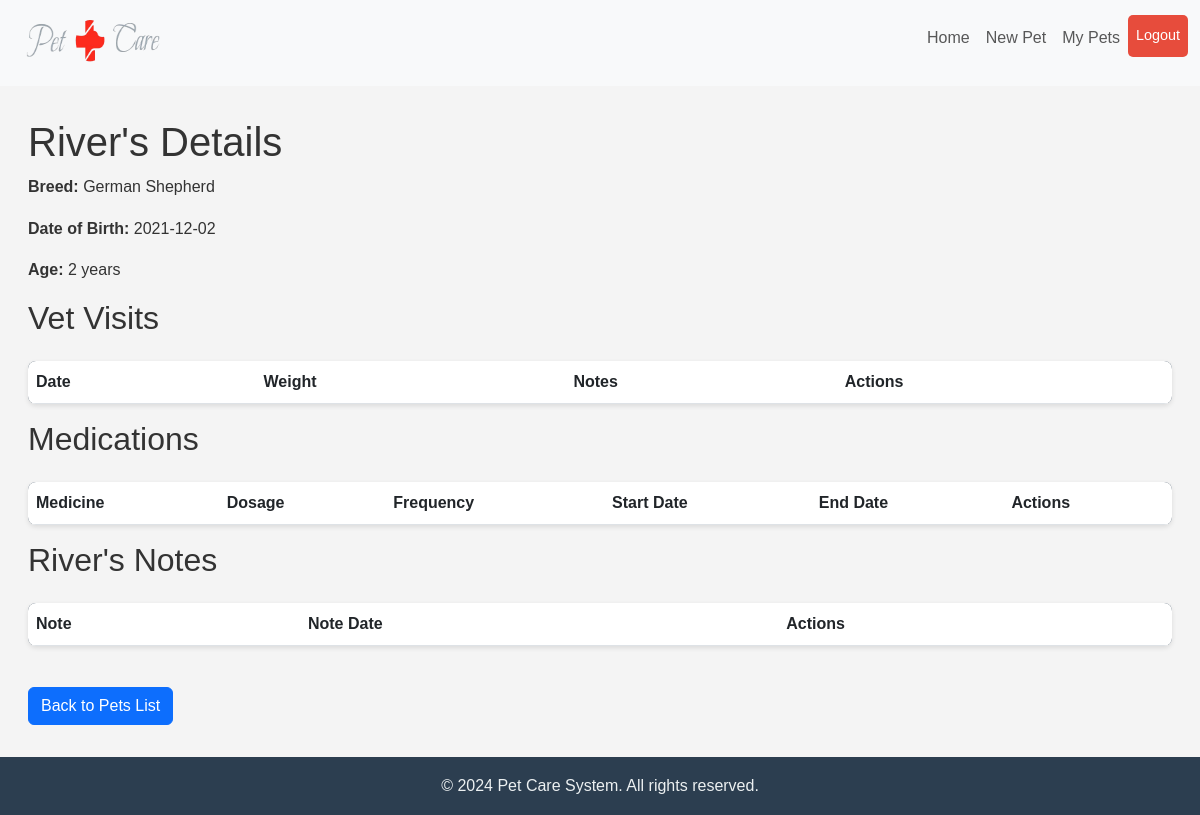
Screenshot of /pet/2 (signed in) with the database file from the repository.
### app.py (models this page shows)
class Pet(db.Model):
    __tablename__ = 'pets'
    id = db.Column(db.Integer, primary_key=True, autoincrement=True)
    name = db.Column(db.String(100), nullable=False)
    birthdate = db.Column(db.Date, nullable=False)
    breed = db.Column(db.String(50))
    user_id = db.Column(db.Integer, db.ForeignKey('users.id'), nullable=False)
    def calculate_age(self):
        today = datetime.today().date()
        age = today.year - self.birthdate.year - ((today.month, today.day) < (self.birthdate.month, self.birthdate.day))
        return age

### app.py (the view)
@app.route('/pet/<int:pet_id>')
@login_required
def pet_details(pet_id):
    pet = Pet.query.get_or_404(pet_id)
    vetvisit = VetVisit.query.filter_by(pet_id=pet_id).all()
    medicine = Medicine.query.filter_by(pet_id=pet_id).all()
    notes = PetNote.query.filter_by(pet_id=pet_id).all()
    return render_template('pet_details.html', pet=pet, vetvisit=vetvisit, medicine=medicine, notes=notes)

### app.py (called while the page is built)
@login_manager.user_loader
def load_user(user_id):
    return User.query.get(int(user_id))

### templates/pet_details.html (shortened to what this page needs)
<!DOCTYPE html>
<html lang="en">
<head>
    <link rel="stylesheet" href="https://cdnjs.cloudflare.com/ajax/libs/font-awesome/6.0.0-beta3/css/all.min.css">
    <link href="https://cdn.jsdelivr.net/npm/bootstrap@5.3.0/dist/css/bootstrap.min.css" rel="stylesheet">
    <link rel="stylesheet" href="{{ url_for('static', filename='pet_details.css') }}">
</head>
<body>
    <header>
        <nav class="navbar navbar-expand-lg navbar-light bg-light">
            <div class="container">
                <a class="navbar-brand" href="{{ url_for('index') }}">
                    <img src="{{ url_for('static', filename='PetCareLogo_transPar.png') }}" alt="Pet Care Logo" width="160" height="60">
                </a>
                <div class="collapse navbar-collapse" id="navbarNav">
                    <ul class="navbar-nav ms-auto">
                        <li class="nav-item">
                            <a class="nav-link" href="{{ url_for('index') }}">Home</a>
                        </li>
                        <li class="nav-item">
                            <a class="nav-link" href="{{ url_for('add_pet') }}">New Pet</a>
                        </li>
                        <li class="nav-item">
                            <a class="nav-link" href="{{ url_for('list_pets') }}">My Pets</a>
                        </li>
                        <li class="nav-item">
                            <a class="nav-link btn btn-danger text-white" href="{{ url_for('logout') }}">Logout</a>
                        </li>
                    </ul>
                </div>
            </div>
        </nav>
    </header>
    <main>
        <div class="container">
            <h1 class="page-title">{{ pet.name }}'s Details</h1>
            <div class="pet-details">
                <p><strong>Breed:</strong> {{ pet.breed }}</p>
                <p><strong>Date of Birth:</strong> {{ pet.birthdate.strftime('%Y-%m-%d') }}</p>
                <p><strong>Age:</strong> {{ pet.calculate_age() }} years</p>
            </div>
            <h2 class="section-title">Vet Visits</h2>
            <table class="table">
                <thead>
                    <tr>
                        <th>Date</th>
                        <th>Weight</th>
                        <th>Notes</th>
                        <th class="desktop-only">Actions</th>
                    </tr>
                </thead>
            </table>
                <h2 class="section-title">Medications</h2>
                <table class="table">
                    <thead>
                        <tr>
                            <th>Medicine</th>
                            <th>Dosage</th>
                            <th>Frequency</th>
                            <th>Start Date</th>
                            <th>End Date</th>
                            <th class="desktop-only">Actions</th>
                        </tr>
                    </thead>
                </table>
                <h2 class="section-title">{{ pet.name }}'s Notes</h2>
                <table class="table">
                    <thead>
                        <tr>
                            <th>Note</th>
                            <th>Note Date</th>
                            <th class="desktop-only">Actions</th>
                        </tr>
                    </thead>
                </table>
                <br>
            <a href="{{ url_for('list_pets') }}" class="btn btn-primary">Back to Pets List</a>
        </div>
    </main>
    <footer>
        <p>&copy; 2024 Pet Care System. All rights reserved.</p>
    </footer>
</body>
</html>

### static/pet_details.css (style rules this page uses)
body, html { margin: 0; padding: 0; height: 100%; font-family: 'Arial', sans-serif; background-color: #f4f4f4; color: #333; }
body { font-family: 'Arial', sans-serif; line-height: 1.6; background-color: #f4f4f4; color: #333; display: flex; flex-direction: column; }
html, body { height: 100%; }
main { flex: 1; }
.navbar-nav { text-align: right; }
.navbar-nav .nav-item { display: block; }
.navbar-nav .nav-link { padding: 10px; text-align: center; }
.navbar-nav .nav-link { margin-right: 0; padding-right: 20px; }
.navbar-brand { margin-right: auto; }
main { padding: 2rem 1rem; }
.container { max-width: 1200px; margin: 0 auto; }
h2 { margin-bottom: 1.5rem; font-size: 2rem; }
table { width: 100%; border-collapse: collapse; background: #fff; box-shadow: 0 2px 5px rgba(0,0,0,0.1); border-radius: 8px; overflow: hidden; }
thead { background: #2c3e50; color: #fff; }
thead th { padding: 1rem; text-align: left; }
.btn-danger { padding: 0.5rem 1rem; color: #fff; background-color: #e74c3c; text-decoration: none; border-radius: 5px; font-size: 0.9rem; transition: background-color 0.3s; }
footer { background: #2c3e50; color: #ecf0f1; text-align: center; padding: 1rem; margin-top: auto; }
footer p { margin: 0; }
.navbar-nav .nav-item { margin-bottom: 10px; }
@media (min-width: 769px) { .desktop-only { display: table-cell; } }

### rows the page displays
Pet: name "River", breed "German Shepherd", birthdate "2021-12-02", calculate_age "2"
